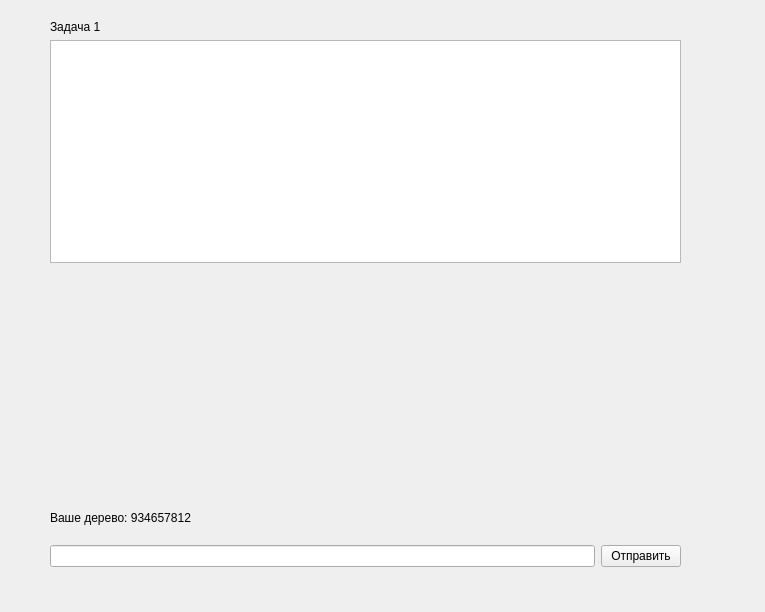
<?xml version="1.0" encoding="UTF-8"?>
<ui version="4.0">
 <class>task1</class>
 <widget class="QWidget" name="task1">
  <property name="geometry">
   <rect>
    <x>0</x>
    <y>0</y>
    <width>765</width>
    <height>612</height>
   </rect>
  </property>
  <property name="windowTitle">
   <string>Form</string>
  </property>
  <widget class="QWidget" name="verticalLayoutWidget">
   <property name="geometry">
    <rect>
     <x>50</x>
     <y>20</y>
     <width>631</width>
     <height>547</height>
    </rect>
   </property>
   <layout class="QVBoxLayout" name="verticalLayout">
    <item>
     <widget class="QLabel" name="label_task">
      <property name="text">
       <string>Задача 1</string>
      </property>
     </widget>
    </item>
    <item>
     <widget class="QTextBrowser" name="textBrowser">
      <property name="html">
       <string>&lt;!DOCTYPE HTML PUBLIC &quot;-//W3C//DTD HTML 4.0//EN&quot; &quot;http://www.w3.org/TR/REC-html40/strict.dtd&quot;&gt;
&lt;html&gt;&lt;head&gt;&lt;meta name=&quot;qrichtext&quot; content=&quot;1&quot; /&gt;&lt;meta charset=&quot;utf-8&quot; /&gt;&lt;style type=&quot;text/css&quot;&gt;
p, li { white-space: pre-wrap; }
hr { height: 1px; border-width: 0; }
li.unchecked::marker { content: &quot;\2610&quot;; }
li.checked::marker { content: &quot;\2612&quot;; }
&lt;/style&gt;&lt;/head&gt;&lt;body style=&quot; font-family:'Segoe UI'; font-size:9pt; font-weight:400; font-style:normal;&quot;&gt;
&lt;p style=&quot;-qt-paragraph-type:empty; margin-top:0px; margin-bottom:0px; margin-left:0px; margin-right:0px; -qt-block-indent:0; text-indent:0px;&quot;&gt;&lt;br /&gt;&lt;/p&gt;&lt;/body&gt;&lt;/html&gt;</string>
      </property>
     </widget>
    </item>
    <item>
     <spacer name="verticalSpacer">
      <property name="orientation">
       <enum>Qt::Vertical</enum>
      </property>
      <property name="sizeHint" stdset="0">
       <size>
        <width>20</width>
        <height>40</height>
       </size>
      </property>
     </spacer>
    </item>
    <item>
     <widget class="QLabel" name="label_img">
      <property name="enabled">
       <bool>true</bool>
      </property>
      <property name="text">
       <string/>
      </property>
      <property name="pixmap">
       <pixmap>../../../Users/Амир/OneDrive/Рабочий стол/photo_2023-06-01_23-48-07.jpg</pixmap>
      </property>
     </widget>
    </item>
    <item>
     <widget class="QLabel" name="label_variant">
      <property name="text">
       <string>Ваше дерево: 934657812
</string>
      </property>
     </widget>
    </item>
    <item>
     <layout class="QHBoxLayout" name="horizontalLayout">
      <item>
       <widget class="QLineEdit" name="lineEdit_answer"/>
      </item>
      <item>
       <widget class="QPushButton" name="send_answer_but">
        <property name="text">
         <string>Отправить</string>
        </property>
       </widget>
      </item>
     </layout>
    </item>
   </layout>
  </widget>
 </widget>
 <resources/>
 <connections/>
</ui>
